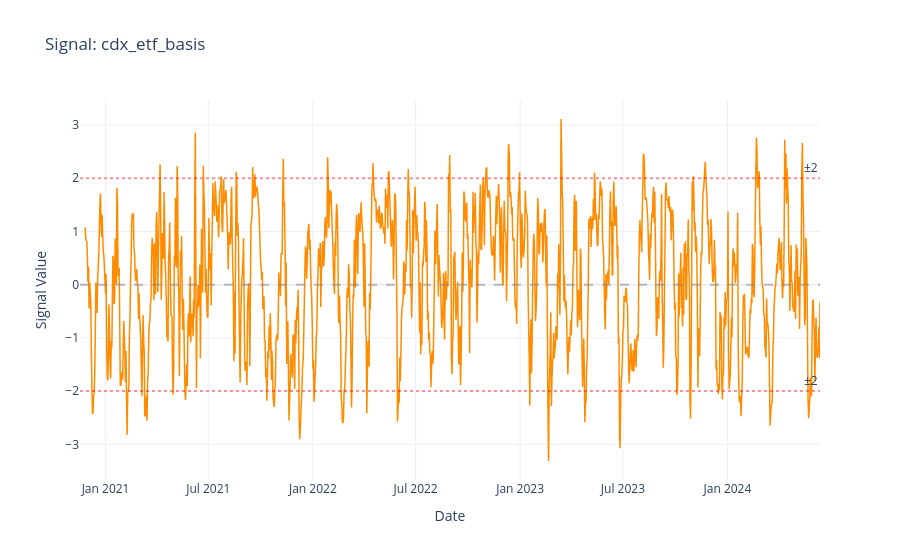
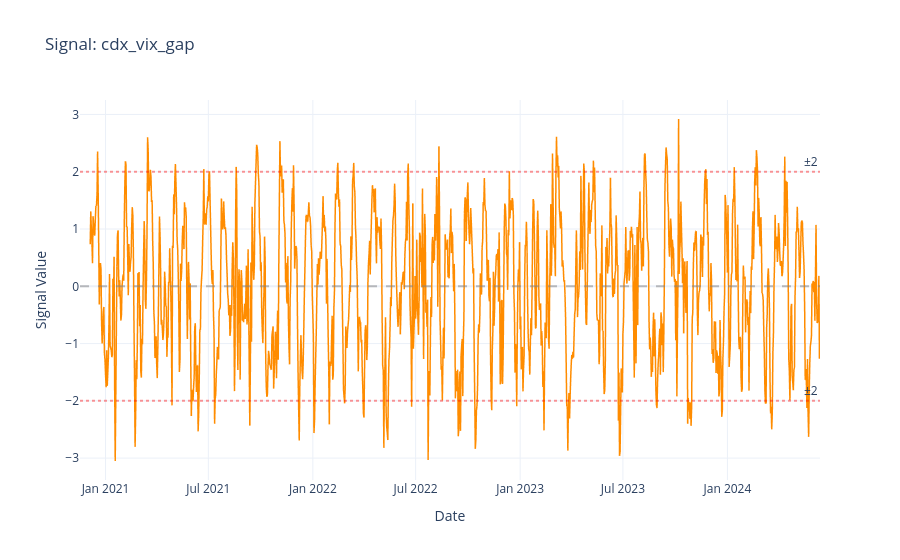
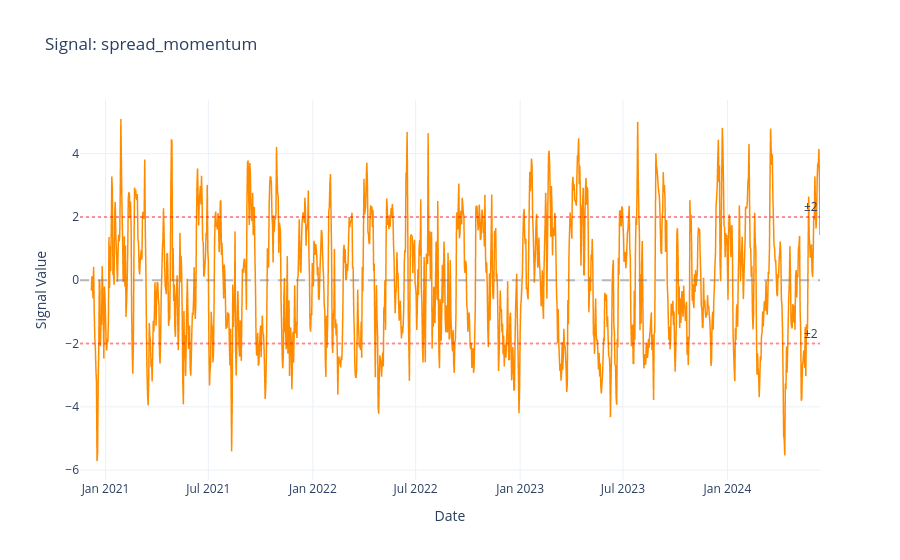

Notebook code for these charts, in order:
### Markdown cell above
## 8. Visualize Signal Time Series

Plot individual signals and comparative analysis.

### Code cell
print(f"\n{'='*80}")
print(f"SIGNAL VISUALIZATION")
print(f"{'='*80}\n")

# Plot each signal individually
for signal_name in signals.columns:
    print(f"Plotting {signal_name}...")
    fig = plot_signal(
        signals[signal_name],
        title=f"Signal: {signal_name}",
        threshold_lines=[-2, 2],
    )
    fig.show()

print(f"\n✓ Individual signal plots complete")

### Figure 1 — Plotly figure (JSON) as saved in the notebook; plotly's stock layout.template omitted (floating-point values rounded to 4 significant figures; data arrays with more than 128 entries replaced by an {"elided": "..."} marker saying what was removed)
{"data": [{"hovertemplate": "Date=%{x}<br>Signal Value=%{y}<extra></extra>", "legendgroup": "", "line": {"color": "darkorange", "dash": "solid", "width": 1.5}, "marker": {"symbol": "circle"}, "mode": "lines", "name": "", "showlegend": false, "type": "scattergl", "x": {"elided": "1304 str values"}, "xaxis": "x", "y": {"elided": "1304 float values"}, "yaxis": "y"}], "layout": {"annotations": [{"showarrow": false, "text": "±2", "x": 1, "xanchor": "right", "xref": "x domain", "y": -2, "yanchor": "bottom", "yref": "y"}, {"showarrow": false, "text": "±2", "x": 1, "xanchor": "right", "xref": "x domain", "y": 2, "yanchor": "bottom", "yref": "y"}], "hovermode": "x unified", "legend": {"tracegroupgap": 0}, "shapes": [{"line": {"color": "gray", "dash": "dash"}, "opacity": 0.5, "type": "line", "x0": 0, "x1": 1, "xref": "x domain", "y0": 0, "y1": 0, "yref": "y"}, {"line": {"color": "red", "dash": "dot"}, "opacity": 0.4, "type": "line", "x0": 0, "x1": 1, "xref": "x domain", "y0": -2, "y1": -2, "yref": "y"}, {"line": {"color": "red", "dash": "dot"}, "opacity": 0.4, "type": "line", "x0": 0, "x1": 1, "xref": "x domain", "y0": 2, "y1": 2, "yref": "y"}], "showlegend": false, "title": {"text": "Signal: cdx_etf_basis"}, "xaxis": {"anchor": "y", "domain": [0, 1], "title": {"text": "Date"}}, "yaxis": {"anchor": "x", "domain": [0, 1], "title": {"text": "Signal Value"}}}}

### Figure 2 — Plotly figure (JSON) as saved in the notebook; plotly's stock layout.template omitted (floating-point values rounded to 4 significant figures; data arrays with more than 128 entries replaced by an {"elided": "..."} marker saying what was removed)
{"data": [{"hovertemplate": "Date=%{x}<br>Signal Value=%{y}<extra></extra>", "legendgroup": "", "line": {"color": "darkorange", "dash": "solid", "width": 1.5}, "marker": {"symbol": "circle"}, "mode": "lines", "name": "", "showlegend": false, "type": "scattergl", "x": {"elided": "1304 str values"}, "xaxis": "x", "y": {"elided": "1304 float values"}, "yaxis": "y"}], "layout": {"annotations": [{"showarrow": false, "text": "±2", "x": 1, "xanchor": "right", "xref": "x domain", "y": -2, "yanchor": "bottom", "yref": "y"}, {"showarrow": false, "text": "±2", "x": 1, "xanchor": "right", "xref": "x domain", "y": 2, "yanchor": "bottom", "yref": "y"}], "hovermode": "x unified", "legend": {"tracegroupgap": 0}, "shapes": [{"line": {"color": "gray", "dash": "dash"}, "opacity": 0.5, "type": "line", "x0": 0, "x1": 1, "xref": "x domain", "y0": 0, "y1": 0, "yref": "y"}, {"line": {"color": "red", "dash": "dot"}, "opacity": 0.4, "type": "line", "x0": 0, "x1": 1, "xref": "x domain", "y0": -2, "y1": -2, "yref": "y"}, {"line": {"color": "red", "dash": "dot"}, "opacity": 0.4, "type": "line", "x0": 0, "x1": 1, "xref": "x domain", "y0": 2, "y1": 2, "yref": "y"}], "showlegend": false, "title": {"text": "Signal: cdx_vix_gap"}, "xaxis": {"anchor": "y", "domain": [0, 1], "title": {"text": "Date"}}, "yaxis": {"anchor": "x", "domain": [0, 1], "title": {"text": "Signal Value"}}}}

### Figure 3 — Plotly figure (JSON) as saved in the notebook; plotly's stock layout.template omitted (floating-point values rounded to 4 significant figures; data arrays with more than 128 entries replaced by an {"elided": "..."} marker saying what was removed)
{"data": [{"hovertemplate": "Date=%{x}<br>Signal Value=%{y}<extra></extra>", "legendgroup": "", "line": {"color": "darkorange", "dash": "solid", "width": 1.5}, "marker": {"symbol": "circle"}, "mode": "lines", "name": "", "showlegend": false, "type": "scattergl", "x": {"elided": "1304 str values"}, "xaxis": "x", "y": {"elided": "1304 float values"}, "yaxis": "y"}], "layout": {"annotations": [{"showarrow": false, "text": "±2", "x": 1, "xanchor": "right", "xref": "x domain", "y": -2, "yanchor": "bottom", "yref": "y"}, {"showarrow": false, "text": "±2", "x": 1, "xanchor": "right", "xref": "x domain", "y": 2, "yanchor": "bottom", "yref": "y"}], "hovermode": "x unified", "legend": {"tracegroupgap": 0}, "shapes": [{"line": {"color": "gray", "dash": "dash"}, "opacity": 0.5, "type": "line", "x0": 0, "x1": 1, "xref": "x domain", "y0": 0, "y1": 0, "yref": "y"}, {"line": {"color": "red", "dash": "dot"}, "opacity": 0.4, "type": "line", "x0": 0, "x1": 1, "xref": "x domain", "y0": -2, "y1": -2, "yref": "y"}, {"line": {"color": "red", "dash": "dot"}, "opacity": 0.4, "type": "line", "x0": 0, "x1": 1, "xref": "x domain", "y0": 2, "y1": 2, "yref": "y"}], "showlegend": false, "title": {"text": "Signal: spread_momentum"}, "xaxis": {"anchor": "y", "domain": [0, 1], "title": {"text": "Date"}}, "yaxis": {"anchor": "x", "domain": [0, 1], "title": {"text": "Signal Value"}}}}
